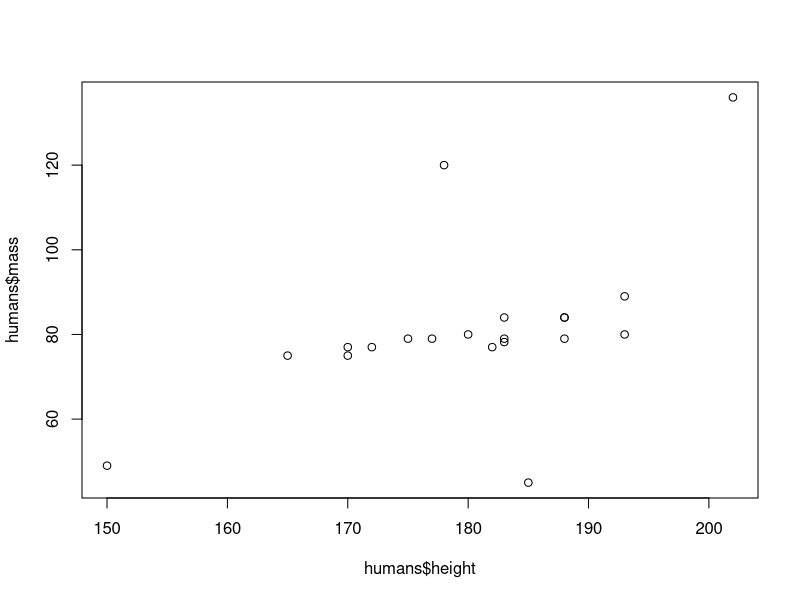
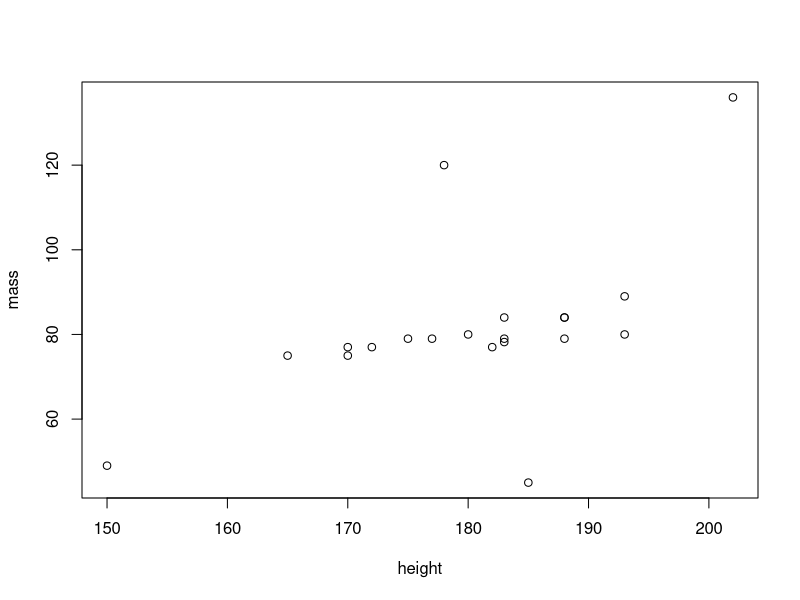
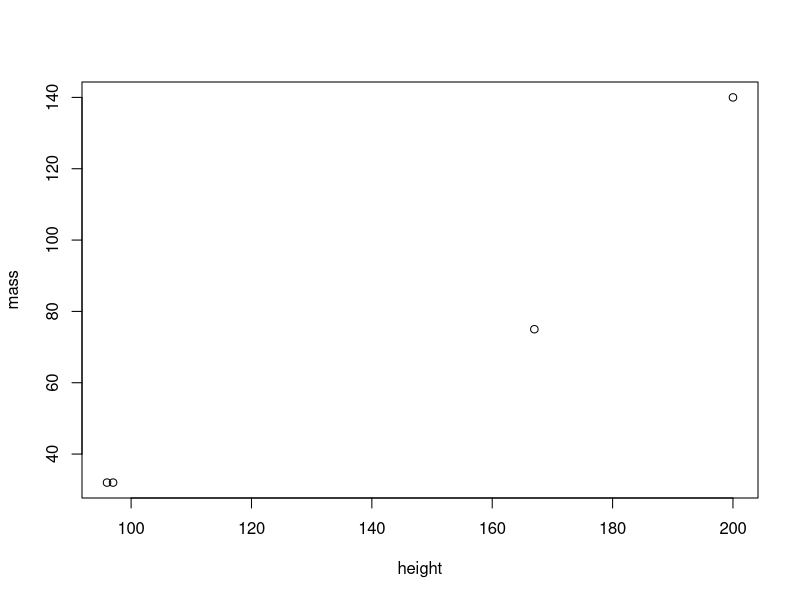

Source code (R) for these figures, in order:
## ---- chunk 1
library(tidyverse)
## ---- chunk 2
glimpse(starwars)
## ---- chunk 3
humans <- starwars %>% filter(species == "Human")
plot(humans$height, humans$mass)

starwars %>% filter(species == "Human") %>% plot(mass ~ height, data = .)

## ---- chunk 4
starwars %>% filter(species == "Droid") %>% plot(mass ~ height, data = .)

## ---- chunk 5
colnames(starwars)
starwars %>% group_by(homeworld) %>% count()


## ---- chunk 6
starwars %>% group_by(homeworld) %>% count() %>% arrange(desc(n))
## ---- chunk 7
starwars %>% group_by(eye_color) %>% summarize(mean(height))

## ---- chunk 8
starwars %>% filter(eye_color == "brown")
## ---- chunk 9

starwars %>% na.omit(height) %>% group_by(eye_color) %>% summarize(mean(height))
## ---- chunk 10
# talles male
starwars %>% na.omit(height) %>% summarize(max(height))
# how many blue eyed women
starwars %>% filter(eye_color == "blue", gender == "feminine") %>% count()
unique(starwars$gender)
# number of genders
unique(starwars$gender)
#at least two, possibly more because of NA values
